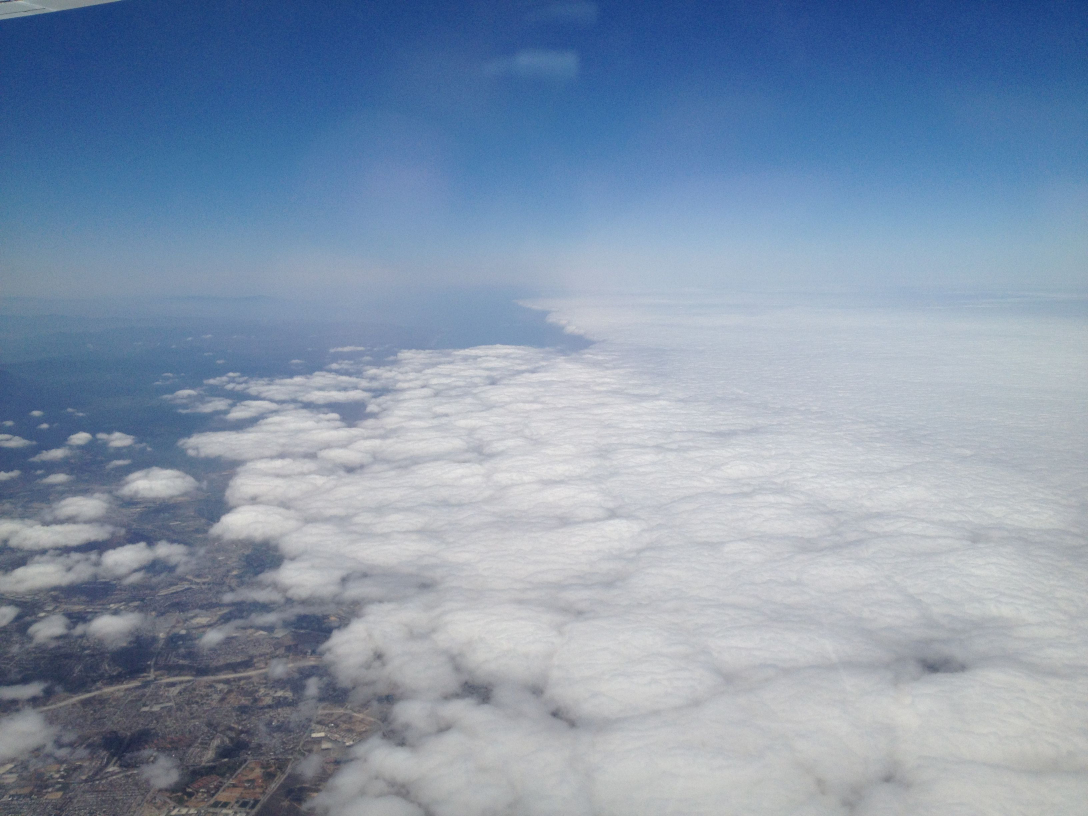
#> input picture dataset/train/Cirrus/01220188-62c0-45bd-b46e-061f62ca5c44.jpg, 3264 x 2448 px (shown at 1/3 size); its folder holds only this picture in this run
$ python model_train.py
#> lines starting #> are read from the running program, lines starting #| are printed output that depends on the picture; after the words box and inside, x2 and y2 are one past the last pixel; in counts of white or black regions, pixels touching at a corner belong together
#> in load_dataset, img is the input picture: shape (2448, 3264, 3); mean B, G, R 173, 151.1, 133.8
### preprocessing.py
import cv2
import numpy as np
from skimage.feature import local_binary_pattern

def enhance_image(image):
    # Ubah ke grayscale
    gray = cv2.cvtColor(image, cv2.COLOR_BGR2GRAY)
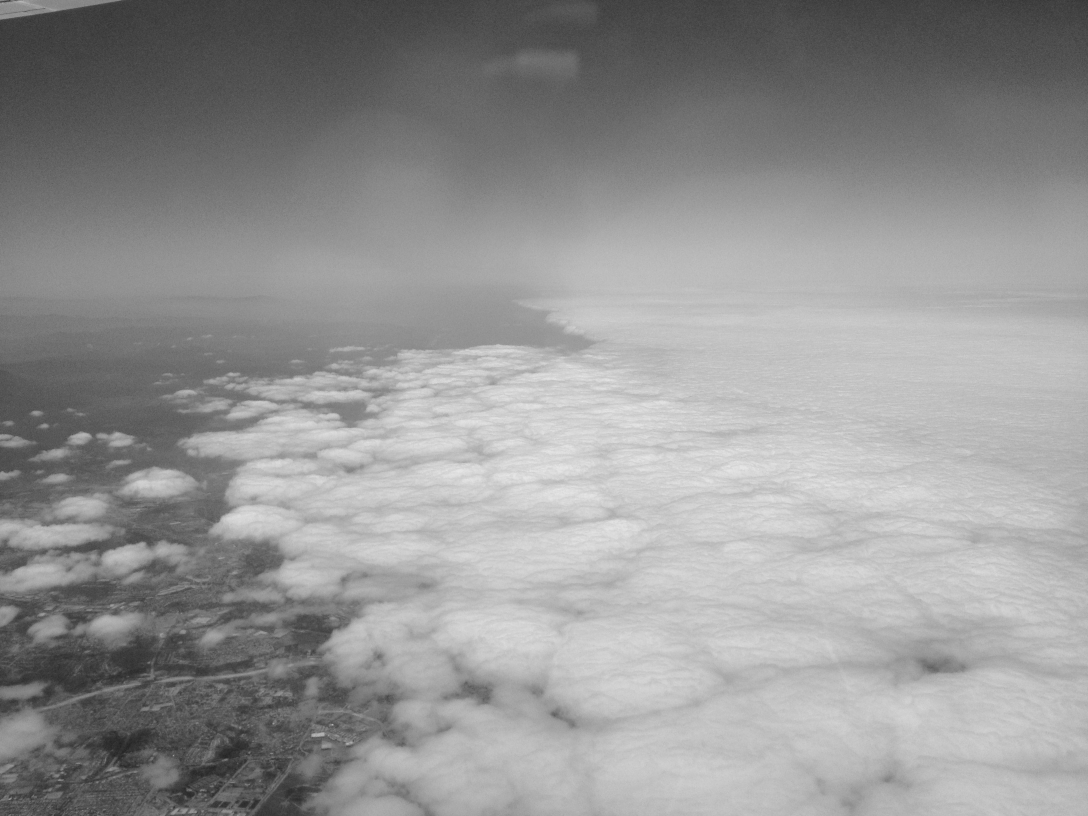
#> gray: shape (2448, 3264) (shown at 1/3 size); min 30, max 238, mean 148.4

    # CLAHE (untuk meningkatkan kontras lokal)
    clahe = cv2.createCLAHE(clipLimit=2.0, tileGridSize=(8, 8))
    clahe_img = clahe.apply(gray)
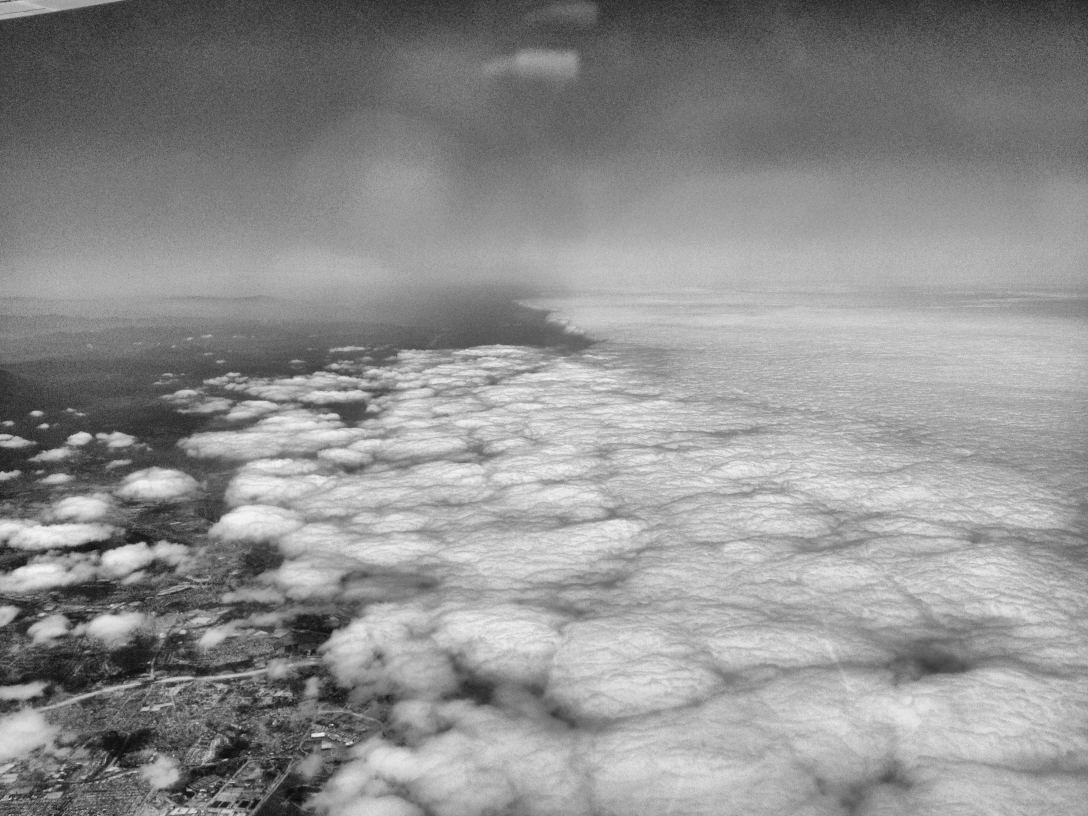
#> clahe_img: shape (2448, 3264) (shown at 1/3 size); min 9, max 247, mean 143.5

    # Bilateral filter (untuk meredam noise sambil menjaga edge)
    enhanced = cv2.bilateralFilter(clahe_img, d=9, sigmaColor=75, sigmaSpace=75)

    return enhanced


def segment_image(enhanced_img):
    _, binary = cv2.threshold(enhanced_img, 0, 255, cv2.THRESH_BINARY + cv2.THRESH_OTSU)
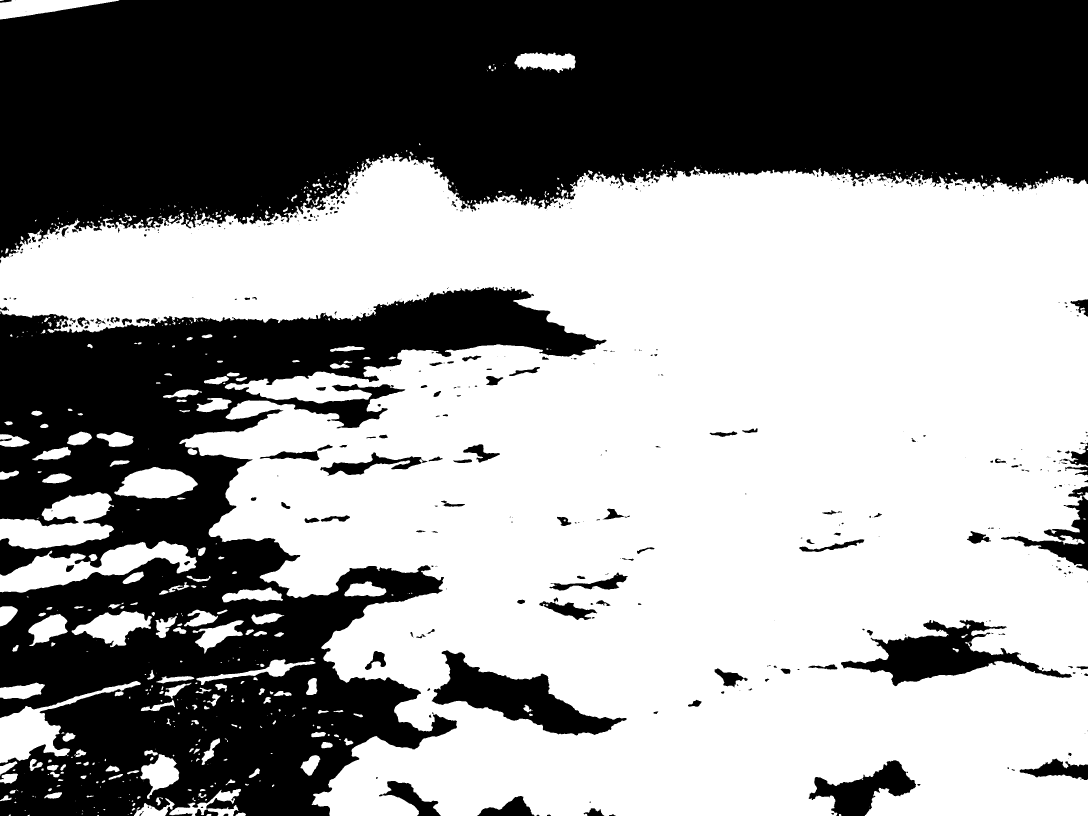
#> binary: shape (2448, 3264) (shown at 1/3 size); 57.8% white; 519 black regions (282 under 20 px), largest, box (x1, y1, x2, y2) and area: (0, 0, 3264, 775) 1869089, (0, 860, 1820, 2448) 1279850, (1295, 1951, 1880, 2207) 54260
    kernel = cv2.getStructuringElement(cv2.MORPH_ELLIPSE, (5, 5))
    cleaned = cv2.morphologyEx(binary, cv2.MORPH_CLOSE, kernel, iterations=2)
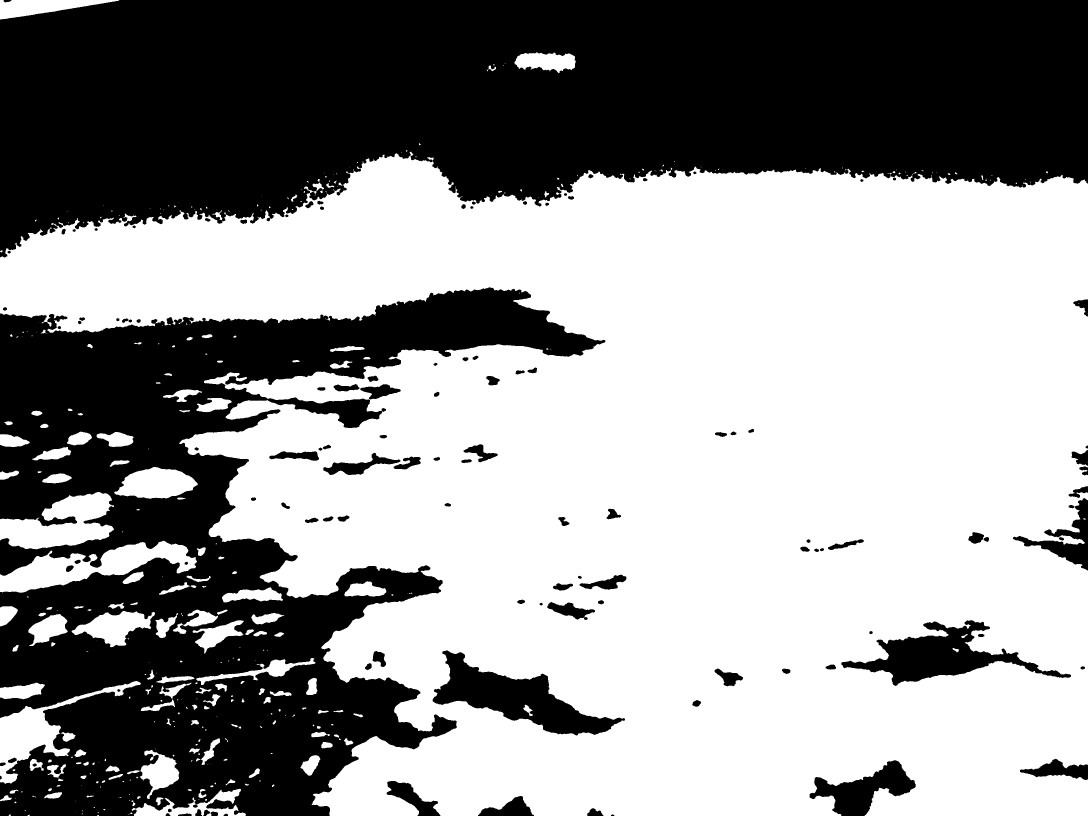
#> cleaned: shape (2448, 3264) (shown at 1/3 size); 58.4% white; 121 black regions, largest, box (x1, y1, x2, y2) and area: (0, 0, 3264, 773) 1852216, (0, 862, 1816, 2448) 1265757, (1298, 1951, 1875, 2207) 53983
    return cleaned

def extract_features(image):
    features = []

    # Ubah ke BGR
    if len(image.shape) == 2 or image.shape[2] == 1:
        image = cv2.cvtColor(image, cv2.COLOR_GRAY2BGR)
#> image: shape (2448, 3264, 3); 58.4% white; 121 black regions

    hsv = cv2.cvtColor(image, cv2.COLOR_BGR2HSV)
#> hsv: shape (2448, 3264, 3); mean H, S, V 0, 0, 149
    gray = cv2.cvtColor(image, cv2.COLOR_BGR2GRAY)

    # Resize untuk standarisasi fitur
    gray = cv2.resize(gray, (128, 128))
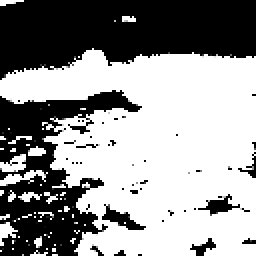
#> gray: shape (128, 128) (shown 2 times larger); min 0, max 255, mean 149

    # Histogram HSV (warna)
    hist_h = cv2.calcHist([hsv], [0], None, [16], [0, 180])
#> hist_h = [7990272, 0, 0, 0, 0, 0, 0, 0, 0, 0, 0, 0, 0, 0, 0, 0]
    hist_s = cv2.calcHist([hsv], [1], None, [16], [0, 256])
#> hist_s has the same summary as hist_h
    hist_v = cv2.calcHist([hsv], [2], None, [16], [0, 256])
#> hist_v = [3322918, 0, 0, 0, 0, 0, 0, 0, 0, 0, 0, 0, 0, 0, 0, 4667354]
    hist = np.concatenate((hist_h, hist_s, hist_v)).flatten()
#> hist = 48 values, max 7990272 at index 0, min 0 at index 1, mean 499392
    hist = hist / np.sum(hist)
#> hist = 48 values, max 0.333 at index 0, min 0 at index 1, mean 0.0208
    features.extend(hist)

    # LBP (tekstur)
    lbp = local_binary_pattern(gray, P=8, R=1, method='uniform')
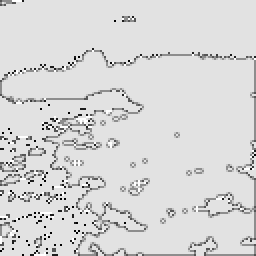
#> lbp: shape (128, 128) float64 (shown 2 times larger); min 0, max 9, mean 7.62; drawn with min black and max white
    (hist_lbp, _) = np.histogram(lbp.ravel(), bins=np.arange(0, 11), range=(0, 10))
#> hist_lbp = [55, 127, 7, 398, 26, 818, 9, 407, 14345, 192]
    hist_lbp = hist_lbp.astype("float") / (hist_lbp.sum() + 1e-6)
#> hist_lbp = [0.00336, 0.00775, 0.000427, 0.0243, 0.00159, 0.0499, 0.000549, 0.0248, 0.876, 0.0117]
    features.extend(hist_lbp)

    # Hu Moments (bentuk)
    moments = cv2.moments(gray)
#> moments = moments, m00 2440949, centre m10/m00, m01/m00 = (74.74, 74.76)
    hu_moments = cv2.HuMoments(moments).flatten()
#> hu_moments = [0.000785, 1.41e-08, 1.63e-11, 1.15e-11, 1.44e-22, 1.26e-15, 6.35e-23]
    features.extend(np.log1p(np.abs(hu_moments)))

    # Kontur utama (fitur bentuk)
    contours, _ = cv2.findContours(gray, cv2.RETR_EXTERNAL, cv2.CHAIN_APPROX_SIMPLE)
#> contours = 65 contours, 59 with area under 20; largest, box (x1, y1, x2, y2) and area: (0, 24, 128, 128) 9051, (0, 77, 13, 86) 60, (0, 85, 24, 93) 56, (0, 111, 9, 123) 36, (9, 96, 29, 102) 32, (14, 73, 23, 78) 22
    if contours:
        c = max(contours, key=cv2.contourArea)
#> c = contour of 399 points, box (x1, y1, x2, y2) (0, 24, 128, 128), area 9051
        area = cv2.contourArea(c)
#> area = 9051
        perimeter = cv2.arcLength(c, True)
#> perimeter = 817.7
        circularity = 4 * np.pi * (area / (perimeter ** 2 + 1e-6))
#> circularity = 0.17
        hull = cv2.convexHull(c)
#> hull = contour of 12 points, box (x1, y1, x2, y2) (0, 24, 128, 128), area 11144
        hull_area = cv2.contourArea(hull)
#> hull_area = 11143.5
        convexity = area / (hull_area + 1e-6)
#> convexity = 0.812

        x, y, w, h = cv2.boundingRect(c)
#> x = 0; y = 24; w = 128; h = 104
        extent = area / (w * h + 1e-6)  # Fitur baru: extent ratio
#> extent = 0.68
    else:
        circularity = convexity = extent = 0

    features.extend([circularity, convexity, extent])

    # Fitur baru: brightness
    mean_brightness = np.mean(gray)
#> mean_brightness = 149
    features.append(mean_brightness)

    return np.array(features)

### model_train.py
import os
import cv2
import joblib
import numpy as np
import matplotlib.pyplot as plt
from sklearn.svm import SVC
from sklearn.preprocessing import StandardScaler
from sklearn.pipeline import make_pipeline
from sklearn.metrics import classification_report, accuracy_score, confusion_matrix, ConfusionMatrixDisplay
from sklearn.model_selection import GridSearchCV
from preprocessing import enhance_image, segment_image, extract_features

def load_dataset(folder_path):
    X, y = [], []
    print(f"📂 Memuat data dari folder: {folder_path}")
    for label in os.listdir(folder_path):
        class_dir = os.path.join(folder_path, label)
        if not os.path.isdir(class_dir):
            continue
        print(f"  🔍 Memproses kelas: {label}")
        for file in os.listdir(class_dir):
            img_path = os.path.join(class_dir, file)
            img = cv2.imread(img_path)
            if img is None:
                print(f"    ⚠️ Gagal membaca gambar: {file}")
                continue
            # Preprocessing & Ekstraksi fitur
            enhanced = enhance_image(img)
            segmented = segment_image(enhanced)
            features = extract_features(segmented)
#> features = 69 values, max 149 at index 68, min 0 at index 1, mean 2.21
            X.append(features)
            y.append(label)
#> pass 2 of the loop in load_dataset, `for label in os.listdir(folder_path):`:
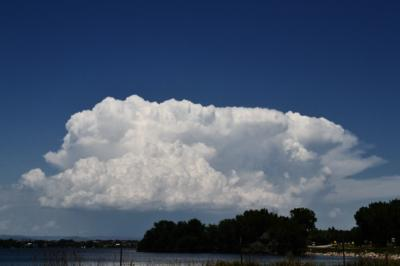
#> input picture dataset/train/Cumulonimbus/077d70f0-88c8-4155-b8f6-1ebea3c7e4ca.jpg, 400 x 266 px
#> in load_dataset, img is the input picture: shape (266, 400, 3); mean B, G, R 107.2, 85.1, 70.5
#> clahe_img: shape (266, 400)
#> enhanced: shape (266, 400)
#> in segment_image (call 2), `_, binary = cv2.threshold(enhanced_img, 0, 255, cv2.THRESH_BINARY + cv..`:
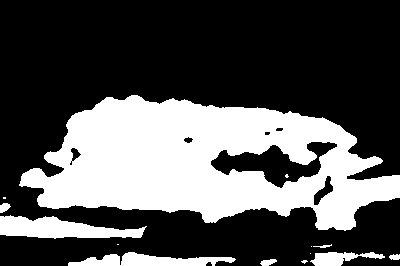
#> binary: shape (266, 400); 32.6% white; 14 white regions (6 under 20 px), largest, box (x1, y1, x2, y2) and area: (19, 95, 400, 231) 30355, (0, 215, 147, 239) 2129, (68, 252, 236, 266) 1379
#> cleaned: shape (266, 400); 33.6% white; 7 white regions (2 under 20 px), largest, box (x1, y1, x2, y2) and area: (19, 95, 400, 231) 31027, (0, 197, 147, 239) 2293, (68, 252, 236, 266) 1440, (301, 244, 400, 266) 889, (260, 259, 277, 266) 89
#> image: shape (266, 400, 3); 33.6% white; 7 white regions (2 under 20 px)
#> hsv: shape (266, 400, 3); mean H, S, V 0, 0, 85.7
#> hist_h = [106400, 0, 0, 0, 0, 0, 0, 0, 0, 0, 0, 0, 0, 0, 0, 0]
#> hist_s has the same summary as hist_h
#> hist_v = [70659, 0, 0, 0, 0, 0, 0, 0, 0, 0, 0, 0, 0, 0, 0, 35741]
#> in extract_features (call 2), `hist = np.concatenate((hist_h, hist_s, hist_v)).flatten()`: hist = 48 values, max 106400 at index 0, min 0 at index 1, mean 6650
#> in extract_features (call 2), `hist = hist / np.sum(hist)`: hist = 48 values, max 0.333 at index 0, min 0 at index 1, mean 0.0208
#> in extract_features (call 2), `lbp = local_binary_pattern(gray, P=8, R=1, method='uniform')`:
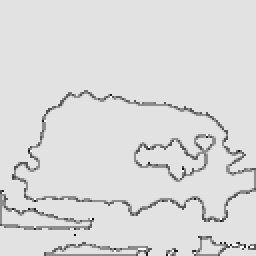
#> lbp: shape (128, 128) float64 (shown 2 times larger); min 0, max 9, mean 7.73; drawn with min black and max white
#> in extract_features (call 2), `(hist_lbp, _) = np.histogram(lbp.ravel(), bins=np.arange(0, 11), range..`: hist_lbp = [3, 28, 7, 311, 118, 664, 13, 209, 15002, 29]
#> in extract_features (call 2), `hist_lbp = hist_lbp.astype("float") / (hist_lbp.sum() + 1e-6)`: hist_lbp = [0.000183, 0.00171, 0.000427, 0.019, 0.0072, 0.0405, 0.000793, 0.0128, 0.916, 0.00177]
#> moments = moments, m00 1403722, centre m10/m00, m01/m00 = (62.19, 83)
#> hu_moments = [0.000985, 1.86e-07, 9.04e-11, 2.85e-11, -7.84e-22, -6.92e-15, -1.21e-21]
#> contours = 6 contours, 2 with area under 20; largest, box (x1, y1, x2, y2) and area: (6, 45, 128, 111) 5070, (0, 95, 47, 115) 324, (22, 121, 76, 128) 192, (96, 118, 128, 128) 111
#> c = contour of 185 points, box (x1, y1, x2, y2) (6, 45, 128, 111), area 5070
#> area = 5069.5
#> perimeter = 396.1
#> circularity = 0.406
#> hull = contour of 23 points, box (x1, y1, x2, y2) (6, 45, 128, 111), area 5891
#> hull_area = 5891
#> convexity = 0.861
#> x = 6; y = 45; w = 122; h = 66
#> extent = 0.63
#> mean_brightness = 85.68
#> features = 69 values, max 85.68 at index 68, min 0 at index 1, mean 1.3
    print(f"✅ Selesai memuat {len(X)} data dari {folder_path}\n")
#| ✅ Selesai memuat 2 data dari dataset/train
    return np.array(X), np.array(y)

# Load training data
print("🚀 Memulai pelatihan model...")
X_train, y_train = load_dataset('dataset/train')

# Buat pipeline model
print("🔧 Membuat pipeline model...")
model = make_pipeline(
    StandardScaler(),
    SVC(kernel='rbf', class_weight='balanced', probability=True)
)

# Konfigurasi GridSearchCV
print("🔍 Melakukan pencarian hyperparameter (GridSearchCV)...")
param_grid = {
    'svc__C': [0.1, 1, 10],
    'svc__gamma': ['scale', 0.01, 0.001],
    'svc__kernel': ['rbf']
}

grid = GridSearchCV(model, param_grid, cv=5)
#> (the run stopped early here; a loop or call above may not have finished)
